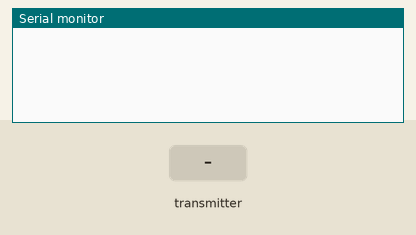
Bench run of a sketch on a simulated Arduino Uno, built with avr-gcc and run on an emulated ATmega328P. On the bench: the last lines printed to the serial monitor. The test bench sets the inputs (shaded band). Random numbers use the default seed unless the sketch sets one; no radio packets arrive unless stated.

Above: at 1.2 s.
1.3 s: the transmitter starts sending val = 0
At 1.37 s:
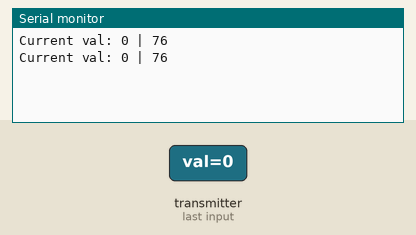
3.2 s: the transmitter starts sending val = 256
At 3.27 s:
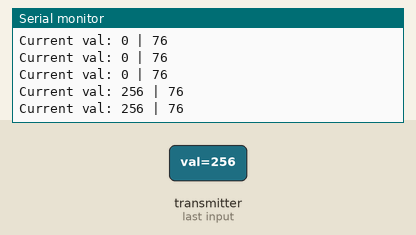

Measured:
- after the input at 1.3 s, the serial monitor: prints a new line at once (image 1)
- after the input at 3.2 s, the serial monitor: prints a new line at once (image 2)

The sketch:

Reciever.ino
```cpp
#include <SPI.h>
#include <nRF24L01.h>
#include <RF24.h>

#define led 2

RF24 radio(7, 8); // CE, CSN
const byte addresses[][6] = {"69420", "42069"};
int val = 0;
int randVal;
boolean correct;

void setup() {
  Serial.begin(9600);
  radio.begin();
  radio.openReadingPipe(1, addresses[1]); // 00002
  radio.openWritingPipe(addresses[0]); // 00001
  radio.setPALevel(RF24_PA_MIN);
  randVal = random(1,179);
}

void loop() {
  delay(5);
  radio.startListening();
  while (!radio.available());
  radio.read(&val, sizeof(val));
  Serial.print("Current val: ");
  Serial.print(val);
  Serial.print(" | ");
  Serial.println(randVal);

  delay(5);
  radio.stopListening();
  radio.write(&correct, sizeof(correct));
  randVal;
}
```
